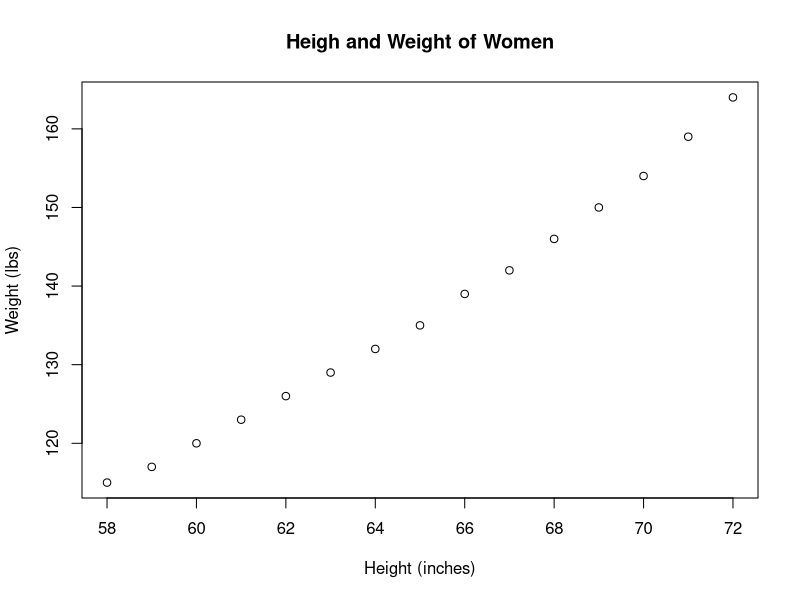
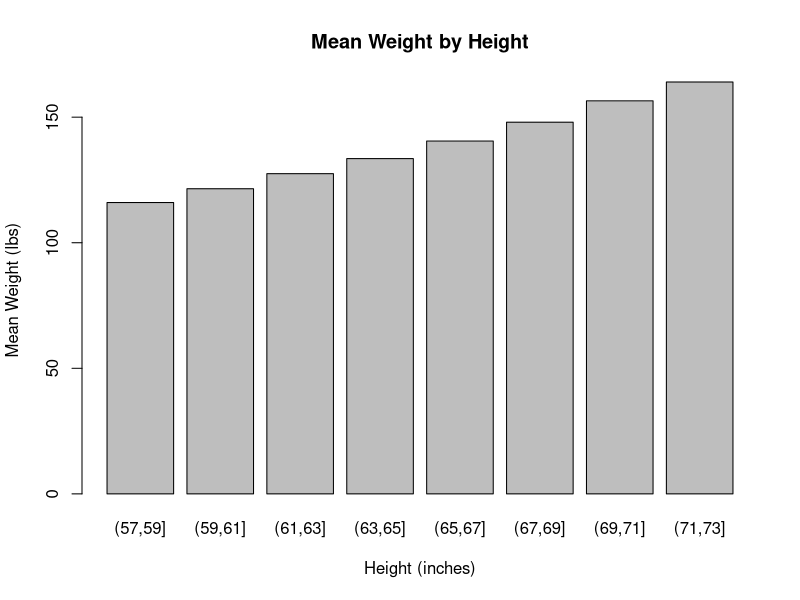

Source code (R) for these figures, in order:
data(women)
head(women)

summary(women)

plot(women$height, women$weight,
     main ="Heigh and Weight of Women",
     xlab = "Height (inches)",
     ylab = "Weight (lbs)"
)

women$height_category <- cut(women$height, breaks = seq(55,75, by =2))

mean_weight <- aggregate(weight ~ height_category,
                         data = women,
                         FUN = mean
)

barplot(mean_weight$weight,
        names.arg = mean_weight$height_category,
        main = "Mean Weight by Height",
        xlab = "Height (inches)",
        ylab = "Mean Weight (lbs)")
